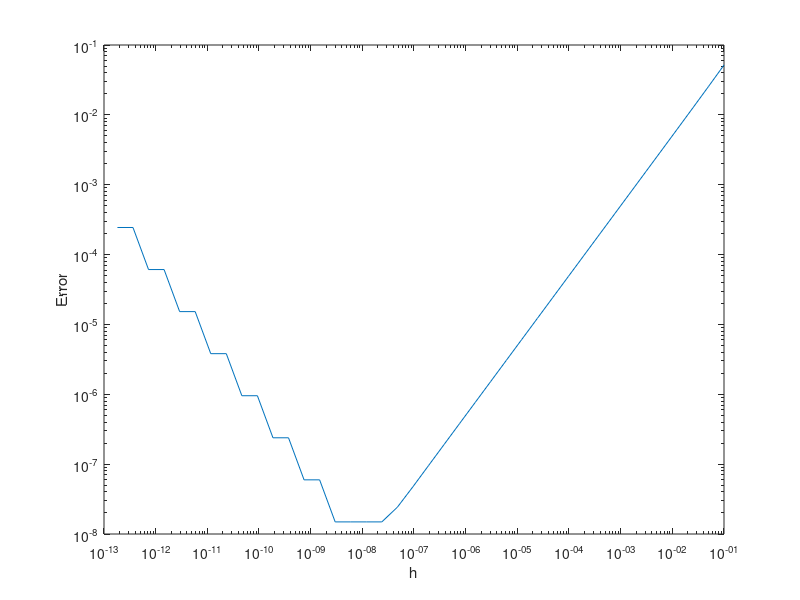

Recreate this plot in MATLAB.

%Different Functions 
f =@(x)  exp(x);
fprime =@(x) exp(x);

%f =@(x) sin(x);
%frime =@(x) cos(x);

%f =@(x) (1/(1+x^2));
%fprime =@(x) (-2*x/(1+x^2)^2);


x0=0;
cf=1;
h(1)=0.1;

K=40;
%K=10;

for k = 1:K
    x1 = x0 + (cf*h(k));
    F =abs(f(x1)-f(x0))/h(k);
    err(k)=abs(F-fprime(x0));
    h(k+1)=h(k)/2;
end

loglog(h(1:end-1),err)
xlabel('h');
ylabel('Error');